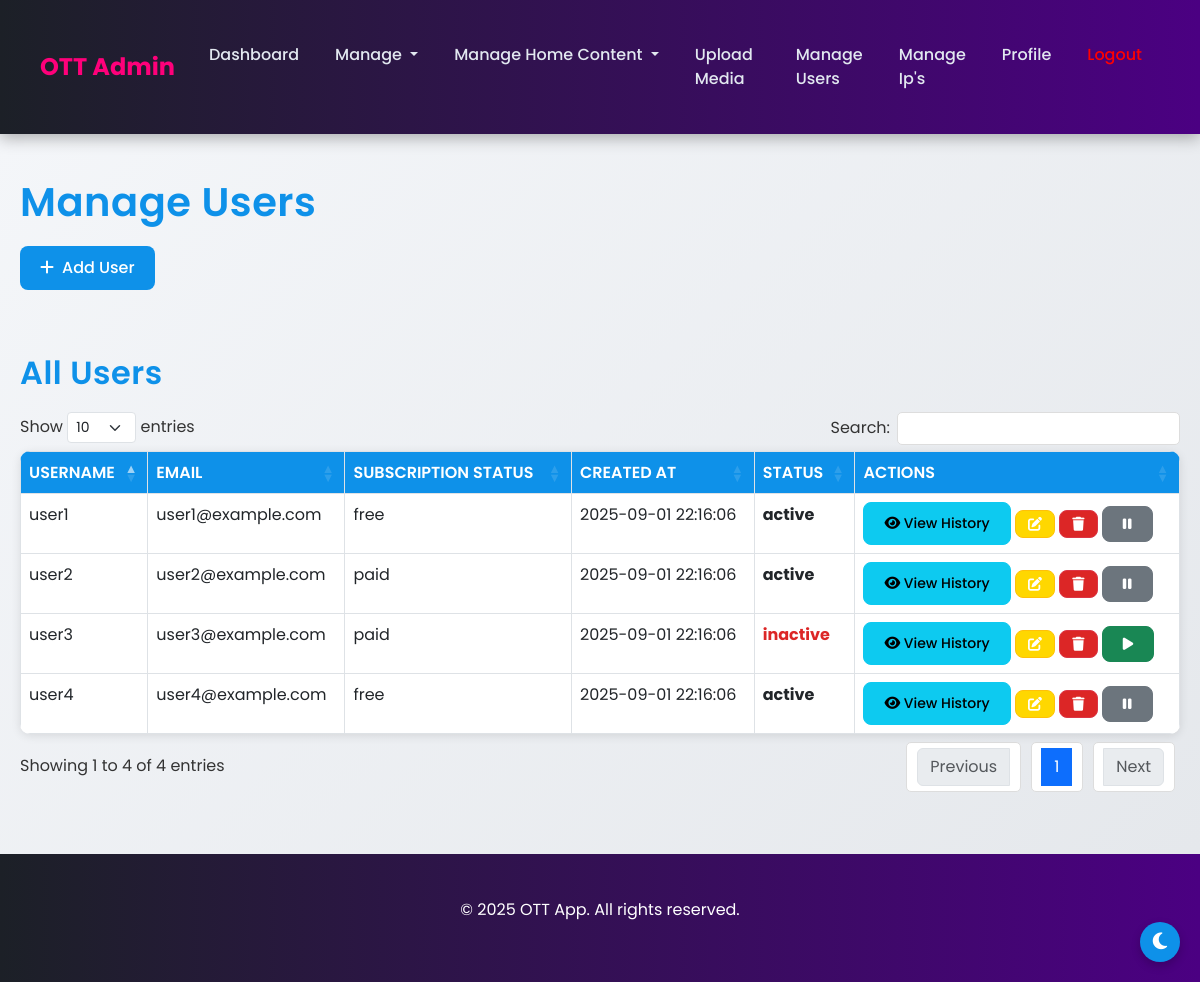
/admin/manage_users.php (signed in), run on the app's committed database.
### tables this page shows
CREATE TABLE `users` (
  `user_id` int(11) NOT NULL COMMENT 'User ID',
  `username` varchar(50) NOT NULL COMMENT 'User username',
  `email` varchar(100) NOT NULL COMMENT 'User email address',
  `subscription_status` varchar(20) DEFAULT 'free' COMMENT 'User subscription status (free, paid)',
  `subscription_end_date` datetime DEFAULT NULL COMMENT 'Subscription expiration date',
  `status` varchar(255) NOT NULL DEFAULT 'active',
  `created_at` datetime DEFAULT current_timestamp() COMMENT 'User creation date'
);

### admin/manage_users.php (the view, shortened to what this page needs)
<?php
include '../api/config.php';
?>
    <?php include 'includes/header.php'; ?>
    <?php include 'includes/navbar.php'; ?>
    <div class="container-fluid">
        <h1 class="mt-4">Manage Users</h1>
        <?php
        $show_form = isset($_GET['form']) && in_array($_GET['form'], ['add', 'edit']);
        $edit_mode = $show_form && $_GET['form'] == 'edit' && isset($_GET['id']);
        ?>
        <?php if ($show_form) { ?>
            <form method="post" action="../api/users.php" class="p-4 shadow-sm rounded bg-white">
                <input type="hidden" name="action" value="<?php echo $edit_mode ? 'update_user' : 'add_user'; ?>">
                <?php if ($edit_mode) { ?>
                    <input type="hidden" name="user_id" value="<?php echo $user['user_id']; ?>">
                <?php } ?>
                <div class="mb-3">
                    <label class="form-label">Username</label>
                    <input type="text" class="form-control" name="username" readonly value="<?php echo $edit_mode ? htmlspecialchars($user['username']) : ''; ?>" required>
                </div>
                <div class="mb-3">
                    <label class="form-label">Email</label>
                    <input type="email" class="form-control" name="email" readonly value="<?php echo $edit_mode ? htmlspecialchars($user['email']) : ''; ?>" required>
                </div>
                <div class="mb-3">
                    <label class="form-label">Subscription Status</label>
                    <select class="form-control" name="subscription_status" required>
                        <option value="free" <?php echo $edit_mode && $user['subscription_status'] == 'free' ? 'selected' : ''; ?>>Free</option>
                        <option value="paid" <?php echo $edit_mode && $user['subscription_status'] == 'paid' ? 'selected' : ''; ?>>Paid</option>
                    </select>
                </div>
                <div class="mb-3">
                    <label class="form-label">Status</label>
                    <select class="form-control" name="status" required>
                        <option value="active" <?php echo $edit_mode && $user['status'] == 'active' ? 'selected' : ''; ?>>Active</option>
                        <option value="inactive" <?php echo $edit_mode && $user['status'] == 'inactive' ? 'selected' : ''; ?>>Inactive</option>
                    </select>
                </div>
                <button type="submit" class="btn btn-primary">
                    <i class="fas fa-<?php echo $edit_mode ? 'edit' : 'plus'; ?> me-2"></i>
                    <?php echo $edit_mode ? 'Update User' : 'Add User'; ?>
                </button>
                <a href="manage_users.php" class="btn btn-secondary">Cancel</a>
            </form>
        <?php } else { ?>
            <a href="manage_users.php?form=add" class="btn btn-primary mb-3">
                <i class="fas fa-plus me-2"></i>Add User
            </a>
        <?php } ?>
        <h2 class="mt-5">All Users</h2>
        <table id="allTable" class="table table-bordered">
            <thead>
                <tr>
                    <th>Username</th>
                    <th>Email</th>
                    <th>Subscription Status</th>
                    <th>Created At</th>
                    <th>Status</th>
                    <th>Actions</th>
                </tr>
            </thead>
            <tbody>
                <?php
                $stmt = $conn->prepare("SELECT * FROM users");
                $stmt->execute();
                $result = $stmt->get_result();
                while ($row = $result->fetch_assoc()) {
                    $status_class = $row['status'] == 'active' ? 'status-active' : 'status-inactive';
                    echo "<tr>
                        <td>" . htmlspecialchars($row['username']) . "</td>
                        <td>" . htmlspecialchars($row['email']) . "</td>
                        <td>" . htmlspecialchars($row['subscription_status']) . "</td>
                        <td>" . htmlspecialchars($row['created_at']) . "</td>
                        <td class='$status_class'>" . htmlspecialchars($row['status']) . "</td>
                        <td>
                            <a href='#' class='btn btn-sm btn-info view-history' data-user-id='{$row['user_id']}'><i class='fas fa-eye'></i> View History</a>
                            <a href='manage_users.php?form=edit&id={$row['user_id']}' class='btn btn-sm btn-warning'><i class='fas fa-edit'></i></a>
                            <form method='post' action='../api/users.php' style='display:inline;'>
                                <input type='hidden' name='action' value='delete_user'>
                                <input type='hidden' name='user_id' value='{$row['user_id']}'>
                                <button type='submit' class='btn btn-sm btn-danger'><i class='fas fa-trash'></i></button>
                            </form>
                            <form method='post' action='../api/users.php' style='display:inline;'>
                                <input type='hidden' name='action' value='toggle_status'>
                                <input type='hidden' name='user_id' value='{$row['user_id']}'>
                                <input type='hidden' name='current_status' value='{$row['status']}'>
                                <button type='submit' class='btn btn-sm btn-" . ($row['status'] == 'active' ? 'secondary' : 'success') . "'>
                                    <i class='fas fa-" . ($row['status'] == 'active' ? 'pause' : 'play') . "'></i>
                                </button>
                            </form>
                        </td>
                    </tr>";
                }
                ?>
            </tbody>
        </table>
    </div>
    <?php include 'includes/footer.php'; ?>
</body>
</html>

### assets/css/style.css (style rules this page uses)
.container, .container-fluid { padding: 20px; max-width: 1400px; margin: 0 auto; }
h1, h2 { font-weight: 600; color: #0e91e9; margin-bottom: 20px; letter-spacing: 0.5px; }
.btn { border-radius: 8px; padding: 10px 20px; font-weight: 500; transition: all 0.3s ease; }
.btn-primary { background: #0e91e9; border: none; color: #fff; }
.btn-warning, .btn-danger { padding: 6px 12px; color: #fff; }
.btn-warning { background: #ffd700; }
.btn-danger { background: #dc2626; }
table.dataTable { border-radius: 10px; overflow: hidden; background: #fff; box-shadow: 0 2px 10px rgba(0, 0, 0, 0.1); color: #333; }
table.dataTable thead th { background: #0e91e9; color: #fff; font-weight: 600; text-transform: uppercase; }
table.dataTable tbody tr { transition: background 0.3s ease; }
.status-inactive { color: #dc2626 !important; }

### admin/manage_users.php (style rules this page uses)
.status-active { color: green; font-weight: bold; }
.status-inactive { color: red; font-weight: bold; }

### data on the page
users: username "user1", email "user1@example.com", subscription_status "free", created_at "2025-09-01 22:16:06", status "active"
users: username "user2", email "user2@example.com", subscription_status "paid", created_at "2025-09-01 22:16:06", status "active"
users: username "user3", email "user3@example.com", subscription_status "paid", created_at "2025-09-01 22:16:06", status "inactive"
users: username "user4", email "user4@example.com", subscription_status "free", created_at "2025-09-01 22:16:06", status "active"
